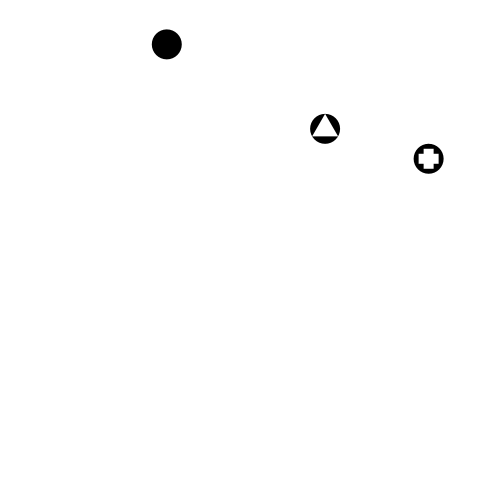
Frame 1 (no input)
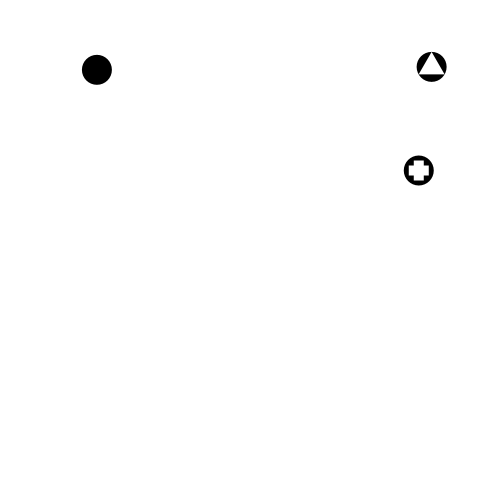
Frame 60 (the mouse pressed at the canvas centre just before this capture)
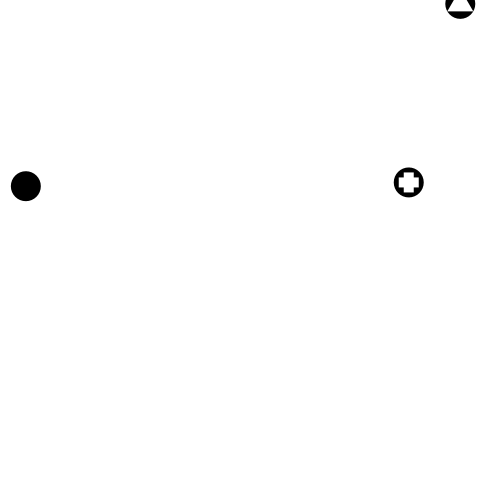
Frame 120 (the mouse held since frame 60 and released just before this capture)

The Processing sketch that drew these frames (run headless with seeded random() and noise(); from frame 60 on, the mouse is pressed at the canvas centre):

// Processing sketch: processing_97410
// ── processing_97410.pde

// Declare Mover object
Mover mover;
Mover mover2;
Mover mover3;

void setup() {
  size(500,500);
  smooth();
  background(255);
  // Make Mover object
  mover = new Mover(1); 
  mover2 = new Mover(2); 
  mover3 = new Mover(3);
}

void draw() {
  noStroke();
  fill(255);
  rect(0,0,width,height);
  
  // Call functions on Mover object.
  mover.update();
  mover.checkEdges();
  mover.display(); 
  mover2.update();
  mover2.checkEdges();
  mover2.display();
   mover3.update();
  mover3.checkEdges();
  mover3.display();
  
}

class Mover {

  // Our object has two PVectors: location and velocity
  PVector location;
  PVector velocity;
  int check;

  Mover(int x) {
    location = new PVector(random(width),random(height));
    velocity = new PVector(random(-2,2),random(-2,2));
    check = x;
  }

  void update() {
    // Motion 101: Locations changes by velocity.
    location.add(velocity);
  }

  void display() {
    noStroke();
    fill(0);
    ellipse(location.x,location.y,30,30);
    fill(255);
    if(check == 1)
    triangle(location.x+15*cos(radians(-90)),location.y+15*sin(radians(-90)),location.x+15*cos(radians(30)),location.y+15*sin(radians(30)),location.x+15*cos(radians(150)),location.y+15*sin(radians(150)));
    if(check ==2){
    rect(location.x - 10, location.y-5,20, 10);
    rect(location.x - 5, location.y-10,10, 20);
    if(check == 3){
    rect(location.x - 10, location.y, 10, 10);
    rect(location.x - 5, location.y-10, 10, 20);
    }
    }
  }

  void checkEdges() {

    if (location.x > width) {
      location.x = width;
      velocity.x = -velocity.x;
    } else if (location.x < 0) {
      location.x = 0;
       velocity.x = -velocity.x;
    }
    
    if (location.y > height) {
      location.y = height;
      velocity.y = -velocity.y;
    } else if (location.y < 0) {
      location.y = 0;
      velocity.y = -velocity.y;
    }

  }

}
